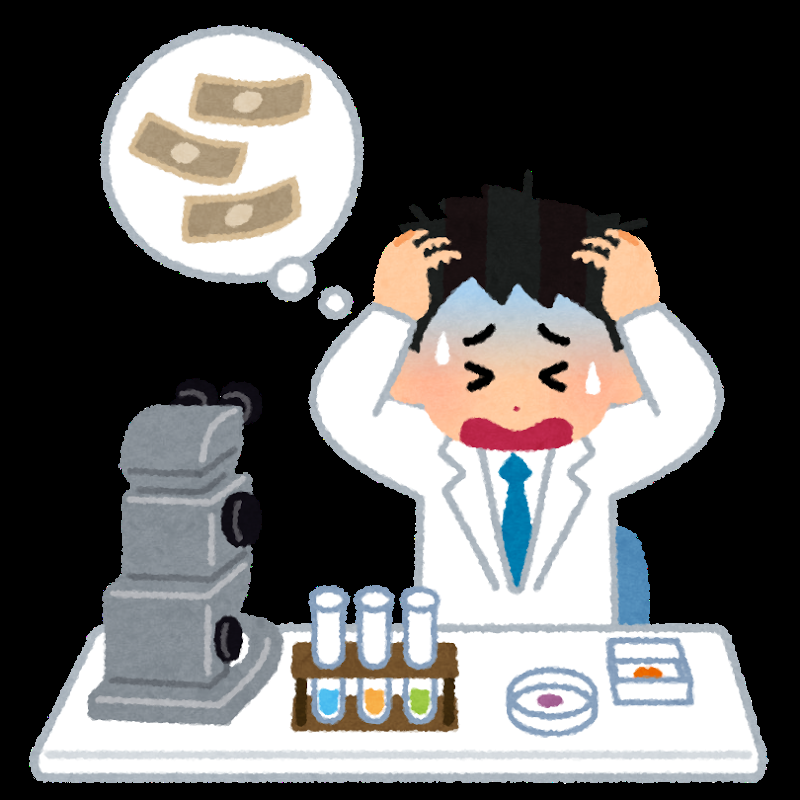
%> input picture kenkyu_man_shikinbusoku.png, 800 x 800 px
$ octave kadai4.m   (GNU Octave 9; MATLAB toolbox functions it lacks are replaced by stand-ins)
%> lines starting %> are read from the running program, lines starting %| are printed output that depends on the picture
% 課題４　画像のヒストグラム
% 画素の濃度ヒストグラムを生成せよ．
% 下記はサンプルプログラムである．
% 課題作成にあたっては「Lenna」以外の画像を用いよ．

clear; % 変数のオールクリア

ORG=imread('kenkyu_man_shikinbusoku.png'); % 原画像の入力
%> ORG is the input picture: size 800x800x3 uint8; mean R, G, B 99.1, 97.7, 97.1
ORG=rgb2gray(ORG); % カラー画像を白黒濃淡画像へ変換
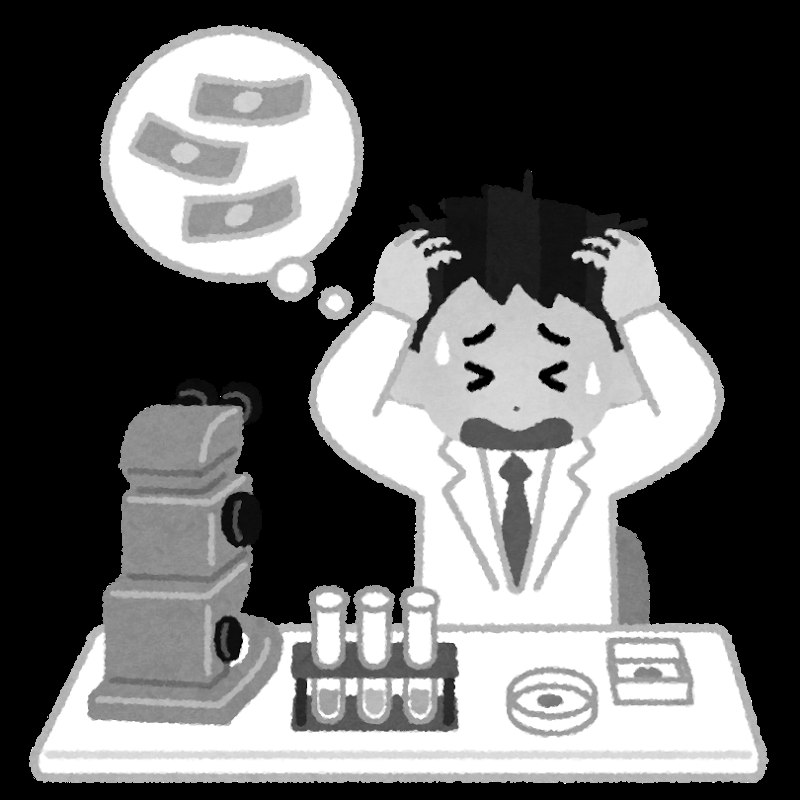
%> ORG: size 800x800 uint8; min 0, max 255, mean 98
imagesc(ORG); colormap(gray); colorbar;
pause;

imhist(ORG); % ヒストグラムの表示
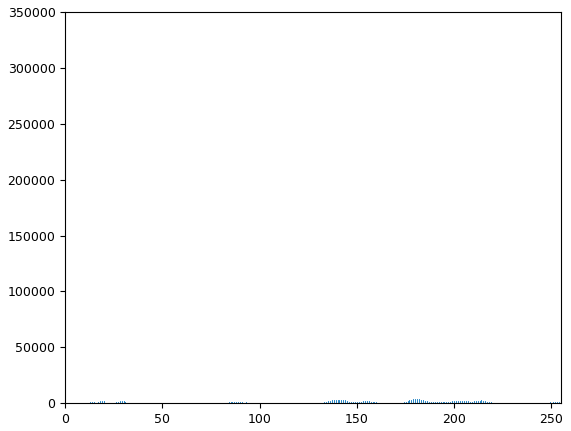
%> figure redrawn from the program's plot data; highest point at x = 0, y = 316283
